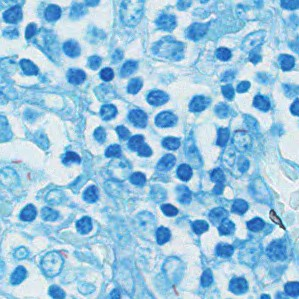
#> input picture prototype_test/28_39.jpeg, 299 x 299 px, found by its file name
$ jupyter execute --allow-errors 'experiment (blue cut, filter).ipynb'   (shell and % lines are left out)   (older library calls are emulated)
#> lines starting #> are read from the running program, lines starting #| are printed output that depends on the picture; long printed decimals are rounded
#> further down, img_bgr is the input picture: shape (299, 299, 3); mean B, G, R 224.7, 197, 153.1
[cell 1]
import numpy as np
import cv2
import matplotlib.pyplot as plt
from PIL import Image
import os

[cell 2]
# invert color image
def invert(img):
    inverted_img = cv2.bitwise_not(img)
    return inverted_img

[cell 3]
def show_img(img):
    img1 = cv2.cvtColor(img,cv2.COLOR_BGR2RGB)
    img1 = Image.fromarray(img1)
    plt.imshow(img1)
    plt.show()

# [5 lines left out: function show_img_gray, not called in this run]

[cell 4]
img_bgr = cv2.imread(r"Include\prototype_test\58_41.jpeg")
#> (the rest of this cell did not finish here and is left out)

[cell 5]
img_inv = cv2.imread("Include/prototype_test/invert_positive.JPG")
#> (the rest of this cell did not finish here and is left out)

[cell 6]
img_inv = cv2.imread("Include/prototype_test/invert_positive.JPG")
#> (the rest of this cell did not finish here and is left out)

[cell 7]
# [19 lines left out: function mask_not, not called in this run]

def mask_and(img_bgr, lower, upper):
    if img_bgr is not None:
        img_hsv = cv2.cvtColor(img_bgr, cv2.COLOR_BGR2HSV)
#> img_hsv: shape (299, 299, 3); mean H, S, V 100.9, 84.6, 224.9
        h,w,d = img_hsv.shape
#> h = 299; w = 299; d = 3

        lower = np.array(lower)
        upper = np.array(upper)
        blue_mask = cv2.inRange(img_hsv, lower, upper)
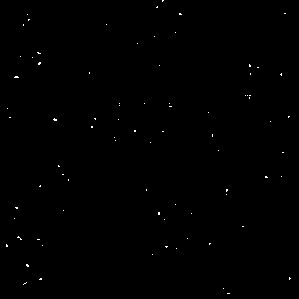
#> blue_mask: shape (299, 299); 0.23% white in thin lines or dots
        output = cv2.bitwise_and(img_hsv, img_hsv, mask = blue_mask)
#> output: shape (299, 299, 3); mean H, S, V 0, 0, 0.5
        output[np.where([0, 0, 0])] = [0, 0, 255]
        masked_img = cv2.cvtColor(output,cv2.COLOR_HSV2BGR)
        show_img(masked_img)
        print(masked_img)
#> (printed output is left out)

    elif img_bgr is None:
        print('None')

    else:
        print('Error')

[cell 8]
img_bgr = cv2.imread(r"Include\prototype_test\28_39.jpeg")
mask_and(img_bgr, [0, 0, 0], [35, 255, 255])

[cell 9]
# set up mask
img_bgr = cv2.imread(r"Include\prototype_test\28_31.jpeg")
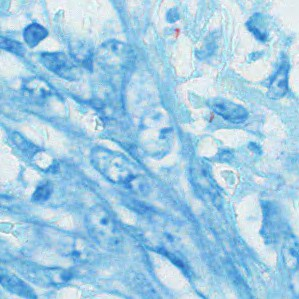
#> input picture prototype_test/28_31.jpeg, 299 x 299 px, found by its file name
#> img_bgr is the input picture: shape (299, 299, 3); mean B, G, R 228.5, 203.6, 161.3
if img_bgr is not None:
    img_hsv = cv2.cvtColor(img_bgr, cv2.COLOR_BGR2HSV)
#> img_hsv: shape (299, 299, 3); mean H, S, V 100.4, 76.3, 228.7
    h,w,d = img_hsv.shape
#> h = 299; w = 299; d = 3

    lower = np.array([70,0,0])
    upper = np.array([115,255,255])
    blue_mask = cv2.inRange(img_hsv, lower, upper)
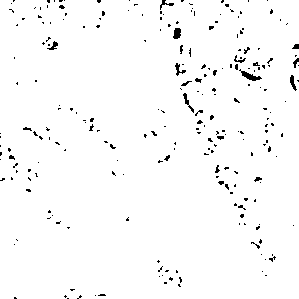
#> blue_mask: shape (299, 299); 97.8% white; black in thin lines or dots
    output = cv2.bitwise_not(img_hsv, img_hsv, mask = blue_mask)
#> output: shape (299, 299, 3); mean H, S, V 153.7, 173.5, 31.1
    output[np.where(blue_mask)] = [0, 0, 255]
#> output: shape (299, 299, 3); mean H, S, V 2.4, 0.3, 254.6
    masked_img = cv2.cvtColor(output,cv2.COLOR_HSV2BGR)
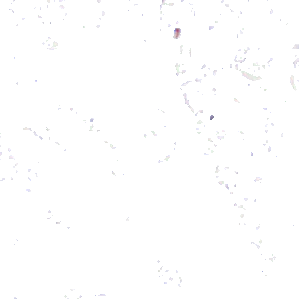
#> masked_img: shape (299, 299, 3); mean B, G, R 254.5, 254.3, 254.4
    show_img(masked_img)
    print(masked_img)
#> (printed output is left out)

elif img_bgr is None:
    print('None')

else:
    print('Error')

[cell 10]
def findnonwhite(img):
    lst = []
    coordination_lst = []
    r = 0
    for row in img:
        r +=1
        c = 0
        for pixel in row:
            if pixel[2] != 255:
                lst.append(pixel.tolist())
                coordination = (r,c)
                coordination_lst.append(coordination)
                c +=1
            else:
                c +=1
#> after the loop, coordination_lst = 1987 pairs, first value 1 to 299, second value 0 to 298; lst = 1987 items, first 6: [236, 224, 226], [223, 211, 213], [228, 233, 232], [228, 231, 240], [226, 231, 235], [243, 228, 229]; r = 299
    rt = []
    rt.append(lst)
    rt.append(coordination_lst)
    return rt

[cell 11]
non_white = findnonwhite(masked_img)[0]
#> non_white has the same summary as lst in findnonwhite
hue = []
for pixel in non_white:
    a = pixel[0]
    if 125<=a<=200:
        hue.append(a)
    else:
        pass
#> this loop made 1987 passes
#> (pixel, a) on passes 1 to 3: ([236, 224, 226], 236), ([223, 211, 213], 223), ([228, 233, 232], 228)
#> after the loop, hue = 55 values, max 198 at index 0, min 129 at index 14, mean 169.1

print(min(hue))
#| 129
print(max(hue))
#| 198
print(np.mean(hue))
#| 169.091
plt.hist(hue, bins = 'auto')
#> (the rest of this cell did not finish here and is left out)

[cell 12]
# mask and save image
path1 = 'Include/img_file/'
#> (the rest of this cell did not finish here and is left out)

[cell 13]
# filter (image shape = 299x299)
img_bgr = cv2.imread(r"Include\prototype_test\28_39.jpeg")
stride = 2
size = 5

def img_filter(img_bgr,size,stride):
    h,w,d = img_bgr.shape
    if img_bgr is not None:
        img_hsv = cv2.cvtColor(img_bgr,cv2.COLOR_BGR2HSV)
        fracture_row = []
        for r in range(h):
            row = []
            for c in range(0,w-size,stride):
                px = img_hsv[r][c:c+size]
                px = np.mean(px, axis=0)
                px = px.tolist()
                row.append(px)
            fracture_row.append(row)

        filtered_img = []
        for r in range(0,h-size,stride):
            filtered_img_row = []
            for c in range(len(fracture_row[0])):
                fracture = []
                for r1 in range(r,r+size):
                    px = fracture_row[r1][c]
                    fracture.append(px)
                fracture = np.mean(fracture, axis=0)
                fracture = fracture.tolist()
                fracture = [round(px) for px in fracture]
                filtered_img_row.append(fracture)
            filtered_img.append(filtered_img_row)

        return filtered_img

    elif img_bgr is None:
        print('None')
        return 'None'

    else:
        print('Error')
        return 'Error'

[cell 14]
img_bgr = cv2.imread(r"Include\prototype_test\3.jpg")
#print(img_bgr)
img_hsv = cv2.cvtColor(img_hsv, cv2.COLOR_BGR2HSV)
#> img_hsv: shape (299, 299, 3); mean H, S, V 3.5, 254.7, 254.6
#print(img_hsv)
#> (the rest of this cell did not finish here and is left out)

#print(ff)
pp = np.asarray(ff)
pp.shape
#show_img(pp)

#> (a cell that did not finish here is left out)

[cell 16]
# range = [115,30,80] to [185,255,255]
a = np.zeros((1,1,3),np.uint8)
print(a.shape)
print(a[0:0])
a[0,0] = [206, 187, 174]
print(a.shape)
#ttt = cv2.cvtColor(a,cv2.COLOR_HSV2BGR)
show_img(a)
#> in show_img (call 4), `plt.show()`:
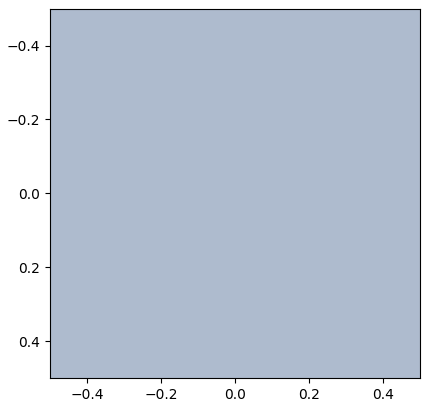
#> figure drawn by matplotlib, 1 panel

[cell 17]
# for test and edit img_filter function
img_bgr = cv2.imread(r"Include\prototype_test\28_39.jpeg")
stride = 2
size = 5

fracture_row = []
for r in range(299):
    row = []
    for c in range(0,299-size,stride):
        px = img_hsv[r][c:c+size]
        #print(px)
        px = np.mean(px, axis=0)
        px = px.tolist()
        #print('px = ' + str(px))
        row.append(px)
    fracture_row.append(row)
#> after the loop, fracture_row = 299 items

#print(fracture_row[0][0])

filtered_img = []
for r in range(0,299-size,stride):
    filtered_img_row = []
    for c in range(len(fracture_row[0])):
        fracture = []
        for r1 in range(r,r+size):
            px = fracture_row[r1][c]
            #print(px)
            fracture.append(px)
        fracture = np.mean(fracture, axis=0)
        fracture = fracture.tolist()
        filtered_img_row.append(fracture)
        #print(filtered_img_row)
    filtered_img.append(filtered_img_row)
#> after the loop, filtered_img = 147 items

print(len(filtered_img))
#| 147

#> (a cell that did not finish here is left out)

[cell 19]
p = [[1,1,1], [2,3,4]]
p = np.mean(p, axis = 0)
p

[cell 20]
filtered_img = []
for r in range(294):
    fracture = []
    for r1 in range(r,r+5):
        c = 0
        row = []
        while c <= 294:
            px = img_hsv[r][c:c+5]
            row.append(px)
            c += 2
        fracture.append(row)
    filtered_img.append(fracture)
#> after the loop, filtered_img = 294 items

[cell 21]
print(img_bgr)
#> (printed output is left out)

[cell 22]
show_img(invert(img_bgr))
#> in invert (call 2), `inverted_img = cv2.bitwise_not(img)`:
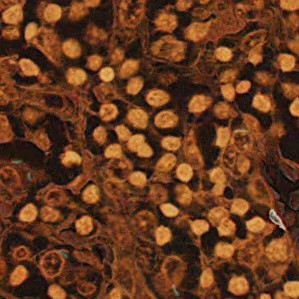
#> inverted_img: shape (299, 299, 3); mean B, G, R 30.3, 58, 101.9

[cell 23]
# mask R>G, R>B
img_bgr = cv2.imread(r"Include\prototype_test\28_39.jpeg")
if img_bgr is not None:
    m1 = img_bgr[:,:,2] > img_bgr[:,:,1]
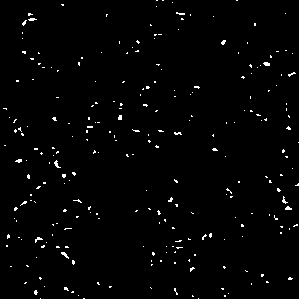
#> m1: shape (299, 299) bool; 1.5% white in thin lines or dots
    m2 = img_bgr[:,:,2] > img_bgr[:,:,0]
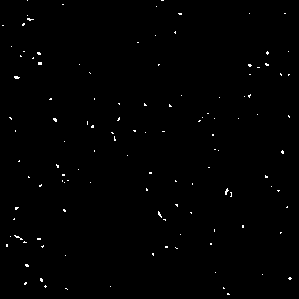
#> m2: shape (299, 299) bool; 0.58% white in thin lines or dots
    tt = np.logical_and(m1,m2)
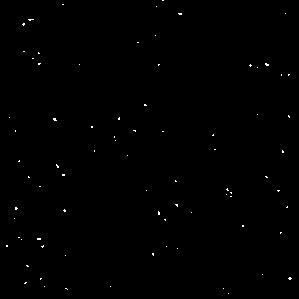
#> tt: shape (299, 299) bool; 0.29% white in thin lines or dots
    tt = np.array(tt, dtype = np.uint8)
    output = cv2.bitwise_and(img_bgr, img_bgr, mask = tt)
    show_img(output)

elif img_bgrv is None:
    print('None')

else:
    print('Error')
